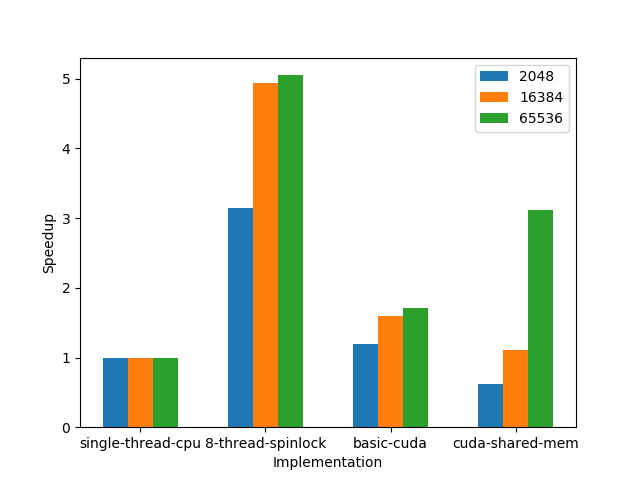

Here is the Python script that generated this plot:
import pandas as pd 
import numpy as np 
import pylab as plt

sm = 0.183645
med = 3.04395
big = 16.0363

def graph_speedup():
	seq = np.genfromtxt('out_single', delimiter='\n')
	mul = np.genfromtxt('out_multi', delimiter='\n')
	cud = np.genfromtxt('out_cuda', delimiter='\n')
	shr = np.genfromtxt('out_cuda_shared', delimiter='\n')

	small = [seq[0], mul[0], cud[0], shr[0]]
	medium = [seq[1], mul[1], cud[1], shr[1]]
	large = [seq[2], mul[2], cud[2], shr[2]]

	small = [sm/x for x in small]
	medium = [med/x for x in medium]
	large = [big/x for x in large]

	index = np.arange(4)
	bar_width = .2

	names = ['single-thread-cpu', '8-thread-spinlock', 'basic-cuda', 'cuda-shared-mem']

	plt.bar(index - bar_width, small, bar_width, label='2048')
	plt.bar(index, medium, bar_width, label='16384')
	plt.bar(index + bar_width, large, bar_width, label='65536')
	plt.xlabel('Implementation')
	plt.ylabel('Speedup')
	plt.xticks(index, names)
	plt.legend()

	plt.show()

graph_speedup()
